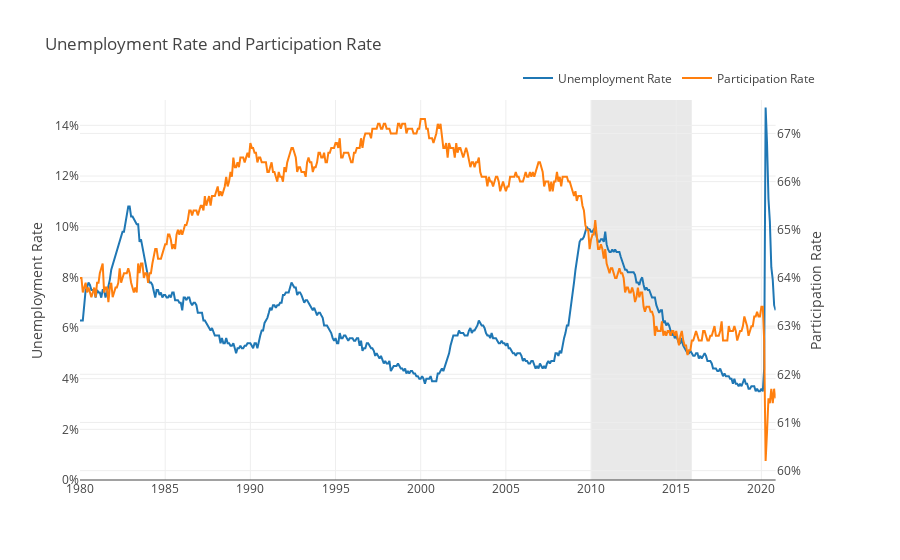

Notebook code for this chart:
### Markdown cell above
Measuring the Economic Recovery. Inspired by the Daily Podcast on November 19th, 2020 - The Pandemic Economy in 7 Numbers
https://podcasts.apple.com/us/podcast/the-daily/id1200361736?i=1000499396205

### Code cell
df = pdr.get_data_fred(['UNRATE','CIVPART'], start=start, end=end)

fig1 = make_subplots(specs=[[{"secondary_y": True}]])

fig1.add_trace(go.Scatter(x=df.index, y=df['UNRATE']/100, name='Unemployment Rate'),secondary_y=False)
fig1.add_trace(go.Scatter(x=df.index, y=df['CIVPART']/100, name='Participation Rate'),secondary_y=True)

fig1.update_layout(template='none', 
                   title='Unemployment Rate and Participation Rate', 
                   title_x=0.05, 
                   height=600, 
                   autosize=True, 
                   legend=dict(
                       orientation="h",
                       yanchor="bottom",
                       y=1.02,
                       xanchor="right",
                       x=1
                   ))

fig1.update_yaxes(title_text="Unemployment Rate",tickformat=".0%", secondary_y=False, range=[0,.15])
fig1.update_yaxes(title_text="Participation Rate", tickformat=".0%", secondary_y=True)

fig1.add_vrect(
    x0=dt.datetime(2010,1,1), x1=dt.datetime(2015,11,30),
    fillcolor="#D3D3D3", opacity=0.5,
    layer="below", line_width=0,
)
    
fig1.show()

### Figure 1 — Plotly figure (JSON) as saved in the notebook; plotly's stock layout.template omitted (floating-point values rounded to 4 significant figures; data arrays with more than 128 entries replaced by an {"elided": "..."} marker saying what was removed)
{"data": [{"name": "Unemployment Rate", "type": "scatter", "x": {"elided": "491 str values"}, "xaxis": "x", "y": {"elided": "491 float values"}, "yaxis": "y"}, {"name": "Participation Rate", "type": "scatter", "x": {"elided": "491 str values"}, "xaxis": "x", "y": {"elided": "491 float values"}, "yaxis": "y2"}], "layout": {"autosize": true, "legend": {"orientation": "h", "x": 1, "xanchor": "right", "y": 1.02, "yanchor": "bottom"}, "shapes": [{"fillcolor": "#D3D3D3", "layer": "below", "line": {"width": 0}, "opacity": 0.5, "type": "rect", "x0": "2010-01-01T00:00:00", "x1": "2015-11-30T00:00:00", "xref": "x", "y0": 0, "y1": 1}], "title": {"text": "Unemployment Rate and Participation Rate", "x": 0.05}, "xaxis": {"anchor": "y", "autorange": true, "domain": [0, 0.94], "range": ["1980-01-01", "2020-11-01"], "type": "date"}, "yaxis": {"anchor": "x", "domain": [0, 1], "range": [0, 0.15], "tickformat": ".0%", "title": {"text": "Unemployment Rate"}, "type": "linear"}, "yaxis2": {"anchor": "x", "autorange": true, "overlaying": "y", "range": [0.5981, 0.6769], "side": "right", "tickformat": ".0%", "title": {"text": "Participation Rate"}, "type": "linear"}}}
